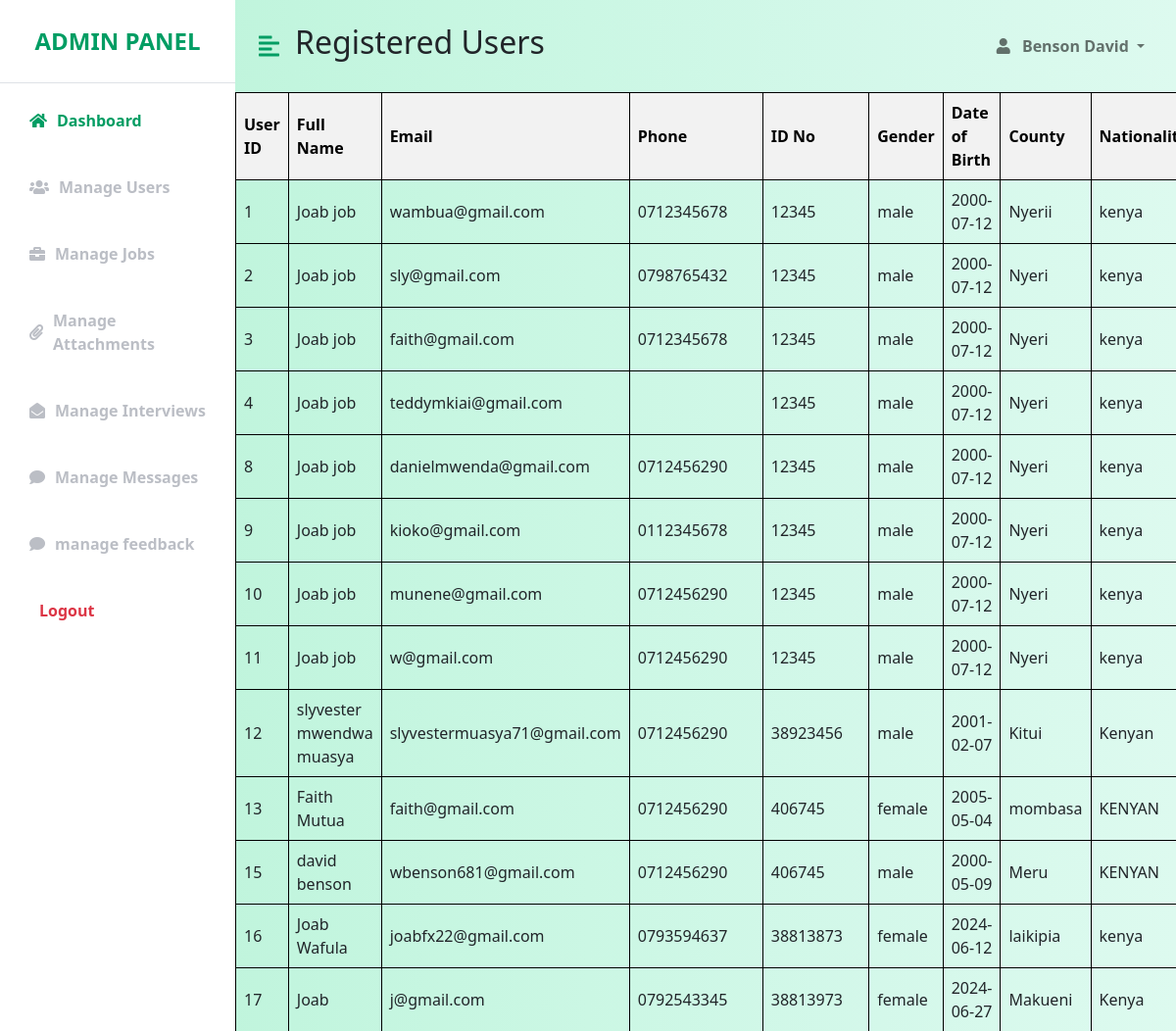
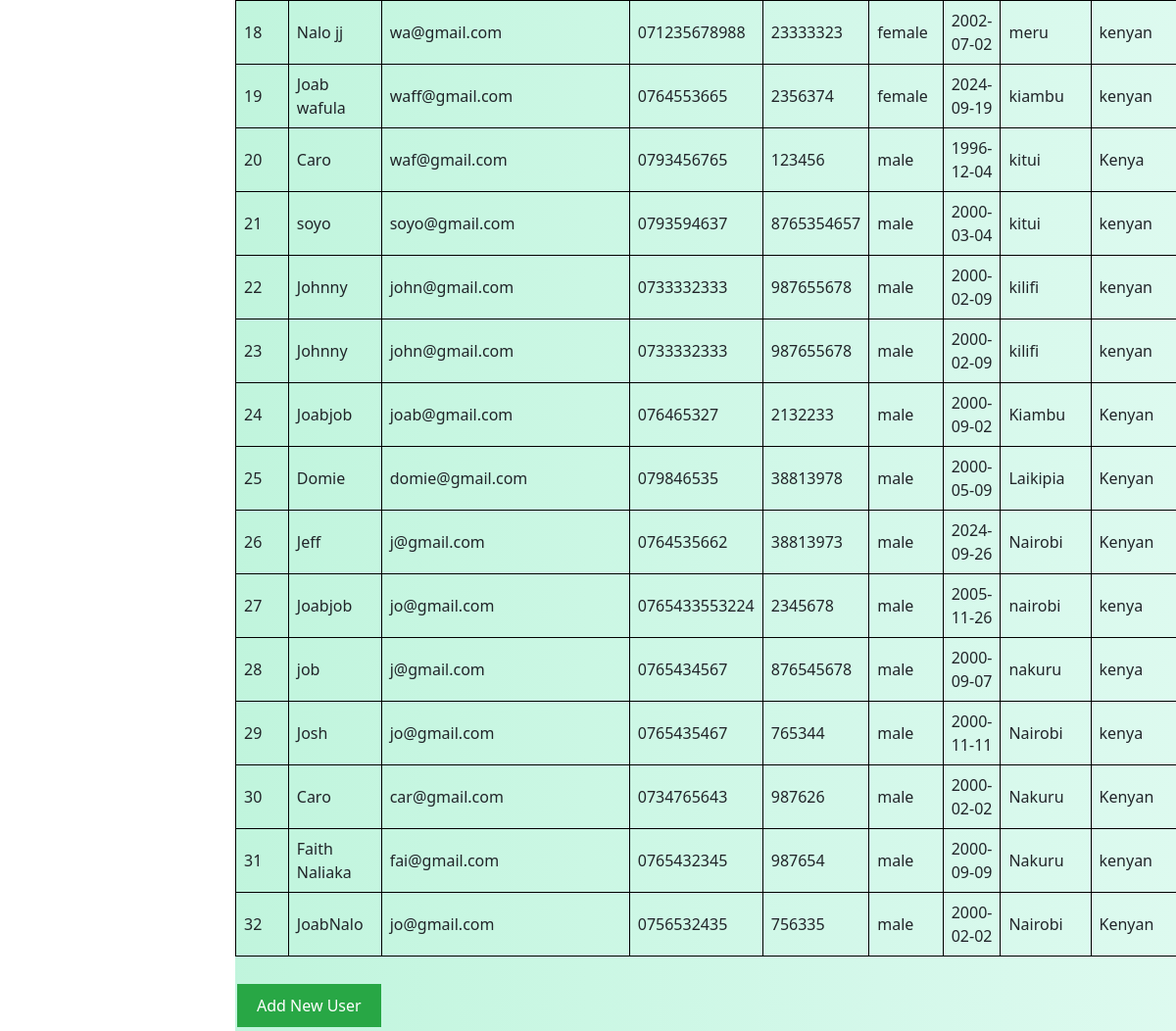
/fetch_user.php (signed in), run on the app's committed database (2 pictures, top to bottom).
### tables this page shows
CREATE TABLE `users` (
  `User_id` int(20) NOT NULL,
  `fullname` varchar(100) NOT NULL,
  `email` varchar(100) NOT NULL,
  `password` varchar(255) NOT NULL,
  `registration_date` timestamp NOT NULL DEFAULT current_timestamp(),
  `phone` varchar(15) DEFAULT NULL,
  `id_no` varchar(20) DEFAULT NULL,
  `gender` enum('male','female','other') DEFAULT NULL,
  `dob` date DEFAULT NULL,
  `county` varchar(50) DEFAULT NULL,
  `nationality` varchar(50) DEFAULT NULL,
  `application_count` int(11) DEFAULT 0,
  `is_premium` tinyint(1) DEFAULT 0,
  `account_status` varchar(50) DEFAULT 'Active'
);

### fetch_user.php (the view, shortened to what this page needs)
<?php
$admin_name = isset($_SESSION['admin_name']) ? $_SESSION['admin_name'] : '';
?>
<!DOCTYPE html>
<html lang="en">
<head>
    <link href="https://cdn.jsdelivr.net/npm/bootstrap@5.0.0-beta3/dist/css/bootstrap.min.css" rel="stylesheet" />
    <link rel="stylesheet" href="https://cdnjs.cloudflare.com/ajax/libs/font-awesome/5.15.3/css/all.min.css" />
    <link rel="stylesheet" href="adminpannel.css" />
</head>
<body>
<div class="d-flex" id="wrapper">
        <div class="bg-white" id="sidebar-wrapper">
            <div class="sidebar-heading text-center py-4 primary-text fs-4 fw-bold text-uppercase border-bottom">
                <i class=></i>Admin Panel</div>
            <div class="list-group list-group-flush my-3">
                <a href="adminpannel.php" class="list-group-item list-group-item-action bg-transparent second-text active">
                    <i class="fa fa-home"></i>Dashboard</a>
                <br>
                <a href="fetch_user.php" class="list-group-item list-group-item-action bg-transparent second-text fw-bold">
                    <i class="fa fa-users"></i>Manage Users</a>
                <br>
                <a href="manage_jobs.php" class="list-group-item list-group-item-action bg-transparent second-text fw-bold">
                    <i class="fa fa-briefcase"></i>Manage Jobs</a>
                <br>
                <a href="manage_attachments.php" class="list-group-item list-group-item-action bg-transparent second-text fw-bold">
                    <i class="fa fa-paperclip"></i>Manage Attachments</a>
                <br>
                <a href="manage_interviews.php" class="list-group-item list-group-item-action bg-transparent second-text fw-bold">
                    <i class="fa fa-envelope-open"></i>Manage Interviews</a>
                <br>
                <a href="admin_manage_messages.php" class="list-group-item list-group-item-action bg-transparent second-text fw-bold">
                    <i class="fa fa-comment"></i>Manage Messages</a>
                <br>
                <a href="admin_feedback.php" class="list-group-item list-group-item-action bg-transparent second-text fw-bold">
                    <i class="fa fa-comment"></i>manage feedback</a>
                <br>
                <a href="admin_logout.php" class="list-group-item list-group-item-action bg-transparent text-danger fw-bold">
                    <i class="fa fa-sign-out"></i>Logout</a>
            </div>
        </div>
        <div id="page-content-wrapper">
            <nav class="navbar navbar-expand-lg navbar-light bg-transparent py-4 px-4">
                <div class="d-flex align-items-center">
                    <i class="fas fa-align-left primary-text fs-4 me-3" id="menu-toggle"></i>
                    <h2 class="fs-2 m-0"><h2>Registered Users</h2></h2>
                </div>
                <div class="collapse navbar-collapse" id="navbarSupportedContent">
                    <ul class="navbar-nav ms-auto mb-2 mb-lg-0">
                        <li class="nav-item dropdown">
                            <a class="nav-link dropdown-toggle second-text fw-bold" href="#" id="navbarDropdown"
                                role="button" data-bs-toggle="dropdown" aria-expanded="false">
                                <i class="fas fa-user me-2"></i>
                                <?php echo $admin_name; ?>
                </a>
                        </li>
                    </ul>
                </div>
            </nav>
            <?php
require_once 'connect.php';
$sql = "SELECT user_id, fullname, email, password, phone, id_no, gender, dob, county, nationality FROM users";
$result = $conn->query($sql);
if ($result->num_rows > 0) {
    echo "<table>";
    echo "<tr><th>User ID</th><th>Full Name</th><th>Email</th><th>Phone</th><th>ID No</th><th>Gender</th><th>Date of Birth</th><th>County</th><th>Nationality</th><th>Actions</th></tr>";
    while($row = $result->fetch_assoc()) {
        echo "<tr>";
        echo "<td>" . $row['user_id'] . "</td>";
        echo "<td>" . $row['fullname'] . "</td>";
        echo "<td>" . $row['email'] . "</td>";
        echo "<td>" . $row['phone'] . "</td>";
        echo "<td>" . $row['id_no'] . "</td>";
        echo "<td>" . $row['gender'] . "</td>";
        echo "<td>" . $row['dob'] . "</td>";
        echo "<td>" . $row['county'] . "</td>";
        echo "<td>" . $row['nationality'] . "</td>";
        echo "</tr>";
    }
    echo "</table>";
    echo "<br>";
     echo "<form action='add_user.php' method='GET'>";
     echo "<button type='submit' class='add-button'>Add New User</button>";
     echo "</form>";
} else {
    echo "<h2>No users found.</h2>";
}
?>
            </div>
        </div>
</body>
</html>

### adminpannel.css (style rules this page uses)
:root { --main-bg-color: #009d63; --main-text-color: #009d63; --second-text-color: #bbbec5; --second-bg-color: #c1efde; }
.primary-text { color: var(--main-text-color); }
.second-text { color: var(--second-text-color); }
#wrapper { overflow-x: hidden; background-image: linear-gradient( to right, #baf3d7, #c2f5de, #cbf7e4, #d4f8ea, #ddfaef ); }
#sidebar-wrapper { min-height: 100vh; margin-left: -15rem; -webkit-transition: margin 0.25s ease-out; -moz-transition: margin 0.25s ease-out; -o-transition: margin 0.25s ease-out; transition: margin 0.25s ease-out; }
#sidebar-wrapper .sidebar-heading { padding: 0.875rem 1.25rem; font-size: 1.2rem; }
#sidebar-wrapper .list-group { width: 15rem; }
#page-content-wrapper { min-width: 100vw; }
#menu-toggle { cursor: pointer; }
.list-group-item { border: none; padding: 10px 30px; display: flex; align-items: center; }
.list-group-item i { margin-right: 10px; }
.list-group-item.active { background-color: transparent; color: var(--main-text-color); font-weight: bold; border: none; }
@media (min-width: 768px) { #sidebar-wrapper { margin-left: 0; } }
@media (min-width: 768px) { #page-content-wrapper { min-width: 0; width: 100%; } }

### fetch_user.php (style rules this page uses)
table { width: 100%; border-collapse: collapse; }
th, td { border: 1px solid black; padding: 8px; text-align: left; }
th { background-color: #f2f2f2; color: black; }
.add-button { background-color: #28a745; color: white; border: none; padding: 10px 20px; text-align: center; text-decoration: none; display: inline-block; font-size: 16px; margin: 4px 2px; cursor: pointer; }

### data on the page
users: User_id "1", fullname "Joab job", email "wambua@gmail.com", phone "0712345678", id_no "12345", gender "male", dob "2000-07-12", county "Nyerii", nationality "kenya"
users: User_id "2", fullname "Joab job", email "sly@gmail.com", phone "0798765432", id_no "12345", gender "male", dob "2000-07-12", county "Nyeri", nationality "kenya"
users: User_id "3", fullname "Joab job", email "faith@gmail.com", phone "0712345678", id_no "12345", gender "male", dob "2000-07-12", county "Nyeri", nationality "kenya"
users: User_id "4", fullname "Joab job", email "teddymkiai@gmail.com", id_no "12345", gender "male", dob "2000-07-12", county "Nyeri", nationality "kenya"
users: User_id "8", fullname "Joab job", email "danielmwenda@gmail.com", phone "0712456290", id_no "12345", gender "male", dob "2000-07-12", county "Nyeri", nationality "kenya"
users: User_id "9", fullname "Joab job", email "kioko@gmail.com", phone "0112345678", id_no "12345", gender "male", dob "2000-07-12", county "Nyeri", nationality "kenya"
users: User_id "10", fullname "Joab job", email "munene@gmail.com", phone "0712456290", id_no "12345", gender "male", dob "2000-07-12", county "Nyeri", nationality "kenya"
users: User_id "11", fullname "Joab job", email "w@gmail.com", phone "0712456290", id_no "12345", gender "male", dob "2000-07-12", county "Nyeri", nationality "kenya"
users: User_id "12", fullname "slyvester mwendwa muasya", email "slyvestermuasya71@gmail.com", phone "0712456290", id_no "38923456", gender "male", dob "2001-02-07", county "Kitui", nationality "Kenyan"
users: User_id "13", fullname "Faith Mutua", email "faith@gmail.com", phone "0712456290", id_no "406745", gender "female", dob "2005-05-04", county "mombasa", nationality "KENYAN"
users: User_id "15", fullname "david benson", email "wbenson681@gmail.com", phone "0712456290", id_no "406745", gender "male", dob "2000-05-09", county "Meru", nationality "KENYAN"
users: User_id "16", fullname "Joab Wafula", email "joabfx22@gmail.com", phone "0793594637", id_no "38813873", gender "female", dob "2024-06-12", county "laikipia", nationality "kenya"
users: User_id "17", fullname "Joab", email "j@gmail.com", phone "0792543345", id_no "38813973", gender "female", dob "2024-06-27", county "Makueni", nationality "Kenya"
users: User_id "18", fullname "Nalo jj", email "wa@gmail.com", phone "071235678988", id_no "23333323", gender "female", dob "2002-07-02", county "meru", nationality "kenyan"
users: User_id "19", fullname "Joab wafula", email "waff@gmail.com", phone "0764553665", id_no "2356374", gender "female", dob "2024-09-19", county "kiambu", nationality "kenyan"
users: User_id "20", fullname "Caro", email "waf@gmail.com", phone "0793456765", id_no "123456", gender "male", dob "1996-12-04", county "kitui", nationality "Kenya"
users: User_id "21", fullname "soyo", email "soyo@gmail.com", phone "0793594637", id_no "8765354657", gender "male", dob "2000-03-04", county "kitui", nationality "kenyan"
users: User_id "22", fullname "Johnny", email "john@gmail.com", phone "0733332333", id_no "987655678", gender "male", dob "2000-02-09", county "kilifi", nationality "kenyan"
users: User_id "23", fullname "Johnny", email "john@gmail.com", phone "0733332333", id_no "987655678", gender "male", dob "2000-02-09", county "kilifi", nationality "kenyan"
users: User_id "24", fullname "Joabjob", email "joab@gmail.com", phone "076465327", id_no "2132233", gender "male", dob "2000-09-02", county "Kiambu", nationality "Kenyan"
users: User_id "25", fullname "Domie", email "domie@gmail.com", phone "079846535", id_no "38813978", gender "male", dob "2000-05-09", county "Laikipia", nationality "Kenyan"
users: User_id "26", fullname "Jeff", email "j@gmail.com", phone "0764535662", id_no "38813973", gender "male", dob "2024-09-26", county "Nairobi", nationality "Kenyan"
users: User_id "27", fullname "Joabjob", email "jo@gmail.com", phone "0765433553224", id_no "2345678", gender "male", dob "2005-11-26", county "nairobi", nationality "kenya"
users: User_id "28", fullname "job", email "j@gmail.com", phone "0765434567", id_no "876545678", gender "male", dob "2000-09-07", county "nakuru", nationality "kenya"
users: User_id "29", fullname "Josh", email "jo@gmail.com", phone "0765435467", id_no "765344", gender "male", dob "2000-11-11", county "Nairobi", nationality "kenya"
users: User_id "30", fullname "Caro", email "car@gmail.com", phone "0734765643", id_no "987626", gender "male", dob "2000-02-02", county "Nakuru", nationality "Kenyan"
users: User_id "31", fullname "Faith Naliaka", email "fai@gmail.com", phone "0765432345", id_no "987654", gender "male", dob "2000-09-09", county "Nakuru", nationality "kenyan"
users: User_id "32", fullname "JoabNalo", email "jo@gmail.com", phone "0756532435", id_no "756335", gender "male", dob "2000-02-02", county "Nairobi", nationality "Kenyan"

### other printed values
$admin_name "Benson David"
